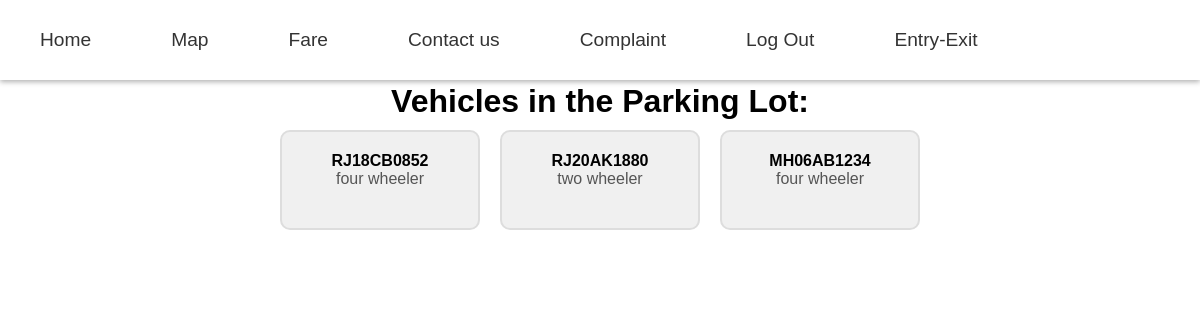
The page /vehicleexit/ on the database its author committed.
### parking/models.py (models this page shows, shortened)
class Vehicleentry(models.Model):
    VEHICLE_CHOICE = [
        ('two', 'Two Wheeler'),
        ('three', 'Three Wheeler'),
        ('four', 'Four Wheeler'),
    ]
    vnumber = models.CharField(max_length=10)
    vtype = models.CharField(max_length=10, choices=VEHICLE_CHOICE, default='two')
    contactno = models.CharField(max_length=10, default="")
    date = models.DateField(null=True, blank=True)
    intime = models.TimeField(null=True, blank=True)
    spacealloted = models.CharField(max_length=10)
    flooralloted = models.CharField(max_length=10)
    tagno = models.CharField(max_length=10)
    entry_time = models.DateTimeField(auto_now_add=True)  # Added entry_time attribute

### parking/views.py (the view, shortened to what this page needs)
# urls.py: path('vehicleexit/', views.vehicleexit, name='vehicleexit'),
def vehicleexit(request):
    vehicles = Vehicleentry.objects.all()
    return render(request, 'vehicleexit.html', {'vehicles': vehicles})

### parking/templates/vehicleexit.html (shortened to what this page needs)
<!DOCTYPE html>
<html>
<head>
</head>
<body>
<div class="nav">
  <ul>
    <li><a class="active" href="/">Home</a></li>
    <li><a href="/maps">Map</a></li>
    <li><a href="/fare">Fare</a></li>
    <li><a href="/contactus">Contact us</a></li>
    <li><a href="/complaint">Complaint</a></li>
    <li><a href="/">Log Out</a></li>
    <li><a href="/index">Entry-Exit</a></li>
  </ul>
</div>
<div class="container">
  <div class="bg-text">
    <h1 style="font-size: 2em; margin-top: 43px">Vehicles in the Parking Lot:</h1>
    <br><br>
    <div class="vehicle-box-container">
      {% if vehicles %}
        {% for vehicle in vehicles %}
          <div class="vehicle-box" data-vno="{{ vehicle.vnumber }}" data-tno="{{ vehicle.tagno }}" onclick="selectVehicle(this)">
            <div class="vehicle-details">{{ vehicle.vnumber }}</div>
            <div class="vehicle-type">{{ vehicle.vtype }} wheeler</div>
          </div>
        {% endfor %}
      {% else %}
        <p>No vehicles currently in the parking lot.</p>
      {% endif %}
    </div>
  </div>
</div>
</body>
</html>

### parking/templates/vehicleexit.html (style rules this page uses)
body, html { height: 100%; margin: 0; font-family: Arial, sans-serif; }
* { box-sizing: border-box; }
.nav { display: flex; align-items: center; position: fixed; top: 0; left: 0; width: 100%; height: 80px; background-color: rgba(255, 255, 255, 0.9); box-shadow: 0 2px 5px rgba(0, 0, 0, 0.3); z-index: 40; animation: fadeInDown 0.5s ease; }
.nav ul { list-style: none; padding: 0; margin: 0; display: flex; justify-content: center; }
.nav li { margin: 0 20px; }
.nav a { text-decoration: none; color: #333; font-size: 1.2em; padding: 15px 20px; border-radius: 5px; transition: background-color 0.3s ease; }
.container { margin-top: 20px; padding: 20px; text-align: center; }
.vehicle-box-container { position: fixed; top: 120px; left: 50%; transform: translateX(-50%); width: 90%; display: flex; flex-wrap: wrap; justify-content: center; }
.vehicle-box { background-color: #f0f0f0; border: 2px solid #ddd; border-radius: 10px; padding: 20px; margin: 10px; width: 200px; height: 100px; display: inline-block; cursor: pointer; transition: transform 0.3s ease; }
.vehicle-details { font-weight: bold; }
.vehicle-details { color:black; }
.vehicle-type { color: #555; }

### rows shown on the page
Vehicleentry: vnumber "RJ18CB0852", vtype "four"
Vehicleentry: vnumber "RJ20AK1880", vtype "two"
Vehicleentry: vnumber "MH06AB1234", vtype "four"
